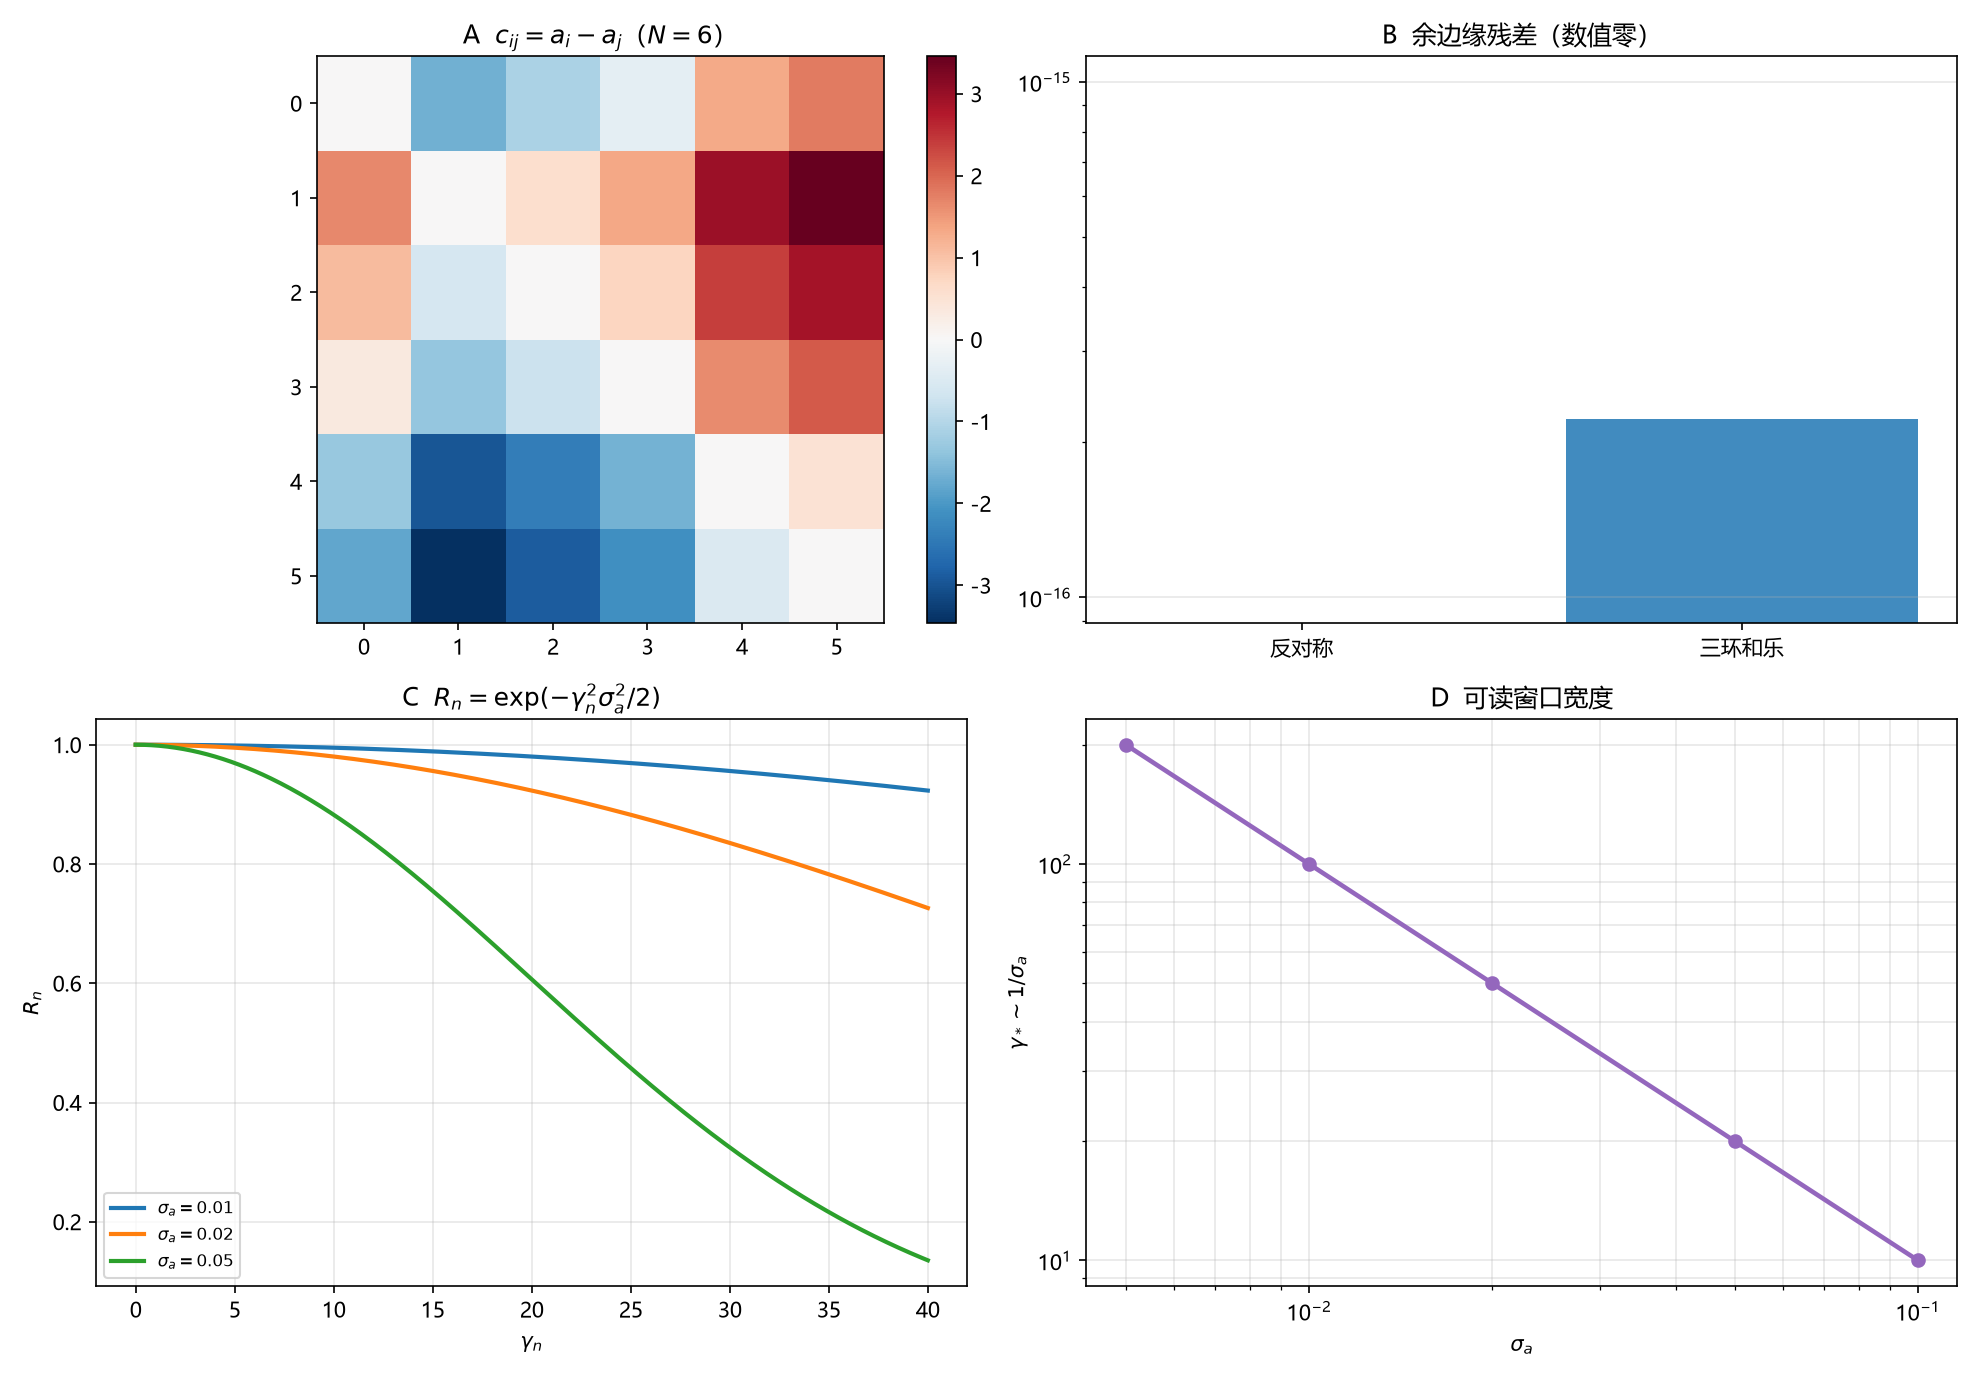

This chart was generated by the following Python code:
# -*- coding: utf-8 -*-
"""
环 22／临-17 冻结偏移余边缘的数值核对。

1. 随机 a_i 生成 c_ij，核对反对称与三环和乐残差；
2. 向量化 c 的秩 = N-1；
3. R_n = exp(-gamma_n^2 sigma_a^2/2) 的高斯衰减；
4. 可读窗口 gamma_* ~ 1/sigma_a。

由 (17.1)-(17.3) 直接计算，无拟合。
"""

import csv
import os

import numpy as np
import matplotlib
matplotlib.use("Agg")
import matplotlib.pyplot as plt

plt.rcParams["font.sans-serif"] = ["Microsoft YaHei", "SimHei", "DejaVu Sans"]
plt.rcParams["axes.unicode_minus"] = False

HERE = os.path.dirname(os.path.abspath(__file__))
OUT_PNG = os.path.join(HERE, "环22_临17_冻结偏移.png")
OUT_CSV = os.path.join(HERE, "环22_临17_冻结偏移.csv")

GAMMAS = np.array([14.134725, 21.022040, 25.010858, 30.424876, 32.935062])


def main():
    rng = np.random.default_rng(20261122)
    N = 6
    a = rng.normal(size=N)
    c = a[:, None] - a[None, :]
    rows = []

    anti = np.abs(c + c.T).max()
    cyclo = 0.0
    for i in range(N):
        for j in range(N):
            for k in range(N):
                cyclo = max(cyclo, abs(c[i, j] + c[j, k] - c[i, k]))
    print(f"反对称残差={anti:.3e}, 三环和乐残差={cyclo:.3e}")
    rows.append(("cocycle", N, float(anti), float(cyclo), np.nan))

    rows_c, cols_c = [], []
    for i in range(N):
        for j in range(N):
            if i != j:
                row = np.zeros(N)
                row[i] = 1.0
                row[j] = -1.0
                rows_c.append(row)
                cols_c.append(c[i, j])
    A = np.array(rows_c)
    vec_c = np.array(cols_c)
    rank = np.linalg.matrix_rank(A)
    resid = np.max(np.abs(A @ a - vec_c))
    print(f"映射 a->c 的矩阵秩={rank} (target N-1={N-1}), 生成残差={resid:.3e}")
    rows.append(("rank", N, float(rank), float(N - 1), float(resid)))

    print("\nR_n 高斯衰减")
    for sa in (0.01, 0.02, 0.05):
        R = np.exp(-(GAMMAS * sa) ** 2 / 2)
        for g, r in zip(GAMMAS, R):
            rows.append(("coherence", sa, float(g), float(r), np.nan))
        print(f"  sigma_a={sa}: R(gamma_1)={R[0]:.6f}, R(gamma_5)={R[-1]:.3e}")
    for sa in (0.01, 0.02, 0.05):
        print(f"  gamma_* ~ 1/sigma_a = {1/sa:.1f}")

    with open(OUT_CSV, "w", newline="", encoding="utf-8-sig") as fh:
        wr = csv.writer(fh)
        wr.writerow(["kind", "x", "y", "y_ref", "extra"])
        wr.writerows(rows)

    fig, ax = plt.subplots(2, 2, figsize=(13.2, 9.2))

    # A c matrix
    im = ax[0, 0].imshow(c, cmap="RdBu_r")
    ax[0, 0].set_title(r"A  $c_{ij}=a_i-a_j$（$N=6$）")
    fig.colorbar(im, ax=ax[0, 0], fraction=0.046)

    # B residue
    ax[0, 1].bar(["反对称", "三环和乐"], [anti, cyclo], color=["tab:green", "tab:blue"], alpha=0.85)
    ax[0, 1].set_yscale("log")
    ax[0, 1].set_title("B  余边缘残差（数值零）")
    ax[0, 1].grid(alpha=0.3, axis="y")

    # C coherence
    g = np.linspace(0, 40, 400)
    for sa in (0.01, 0.02, 0.05):
        ax[1, 0].plot(g, np.exp(-(g * sa) ** 2 / 2), lw=2.0, label=rf"$\sigma_a={sa}$")
    ax[1, 0].set_xlabel(r"$\gamma_n$")
    ax[1, 0].set_ylabel(r"$R_n$")
    ax[1, 0].set_title(r"C  $R_n=\exp(-\gamma_n^2\sigma_a^2/2)$")
    ax[1, 0].legend(fontsize=8)
    ax[1, 0].grid(alpha=0.3)

    # D window
    sas = np.array([0.005, 0.01, 0.02, 0.05, 0.1])
    ax[1, 1].loglog(sas, 1 / sas, "o-", lw=2.2, color="tab:purple")
    ax[1, 1].set_xlabel(r"$\sigma_a$")
    ax[1, 1].set_ylabel(r"$\gamma_*\sim1/\sigma_a$")
    ax[1, 1].set_title("D  可读窗口宽度")
    ax[1, 1].grid(alpha=0.3, which="both")

    fig.tight_layout()
    fig.savefig(OUT_PNG, dpi=150)
    plt.close(fig)
    print("\nsaved:", OUT_PNG)
    print("saved:", OUT_CSV)


if __name__ == "__main__":
    main()
